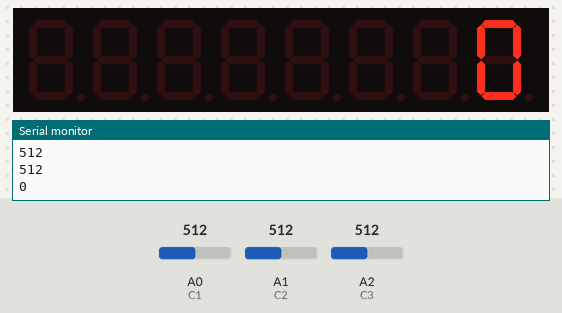
Bench run of a sketch on a simulated Arduino Uno, built with avr-gcc and run on an emulated ATmega328P. Shown: 8-digit seven-segment display, the last lines printed to the serial monitor. The test bench sets the inputs (shaded band); at power-on: A0 (C1) = 512, A1 (C2) = 512, A2 (C3) = 512.

Above: at 1.3 s.
1.4 s: A0 (C1) set to 0
At 1.9 s:
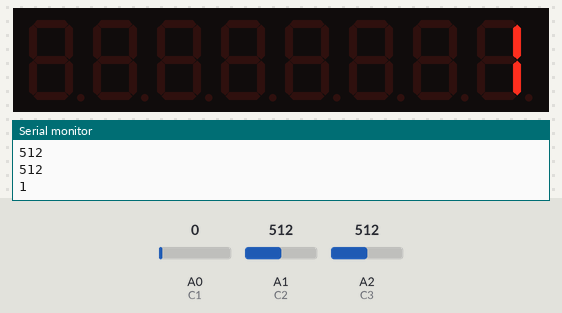
3.0 s: A1 (C2) set to 0
At 4.2 s:
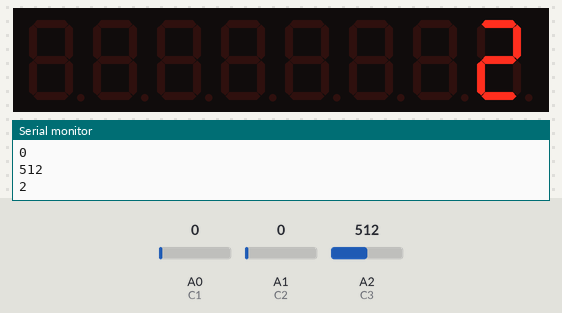
4.5 s: A2 (C3) set to 0
Timing chart, 0 to 7.5 s (numbered marks = the images above; inputs shaded):
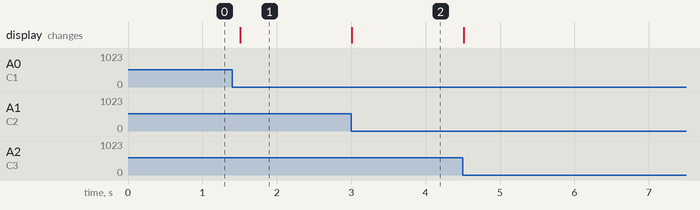

The sketch:

Parking.ino
```cpp
/* Parking : capteur de pression et afficheur 7 segments
Modifié par Laurène Guelorget le 27 Fev 2014
DataIn : pin 12 | CLK : pin 11 | LOAD/CL : pin 10 */

#include <LedControl.h>

//Déclaration et initialisation des variables
#define C1 A0 // Pin analog du capteur 1
#define C2 A1 // Pin analog du capteur 2
#define C3 A2 // Pin analog du capteur 3
#define C4 A3 // Pin analog du capteur 4

LedControl lc=LedControl(12,11,10,1); //DataIn : pin 12, CLK : pin 11, LOAD/CL : pin 10
int i = 3; // nombre de places dans le parking
char t[] = "0000";
int j1 = 0; int j2 = 0; int j3 = 0;

void setup() {
  lc.shutdown(0,false);
  lc.setIntensity(0,8);
  lc.clearDisplay(0);
  Serial.begin(9600); // Initialisation du port série
}

void loop() {
  int sensorValue1 = analogRead(C1);
  int sensorValue2 = analogRead(C2);
  int sensorValue3 = analogRead(C3);
  //int sensorValue4 = analogRead(C4);

  if (sensorValue1 > 5) {
    if (j1 < 1) {
      j1 = 1;
      i--;
      Serial.println("i1");
      Serial.println(i);
      Serial.println();
    }
  }
  else {
    if (j1 > 0) {
      j1 = 0;
      i++;
    }
  }

  if (sensorValue2 > 5) {
    if (j2 < 1) {
      j2 = 1;
      i--;
      Serial.println("i2");
      Serial.println(i);
      Serial.println();
    }
  }
  else {
    if (j2 > 0) {
      j2 = 0;
      i++;
    }
  }

  if (sensorValue3 > 5) {
    if (j3 < 1) {
      j3 = 1;
      i--;
      Serial.println("i3");
      Serial.println(i);
      Serial.println();
    }
  }
  else {
    if (j3 > 0) {
      j3 = 0;
      i++;
    }
  }

  Serial.println(sensorValue1);
  Serial.println();
  Serial.println(sensorValue2);
  Serial.println();
  Serial.println(sensorValue3);
  Serial.println();

  Serial.println(i);
  Serial.println();
  Serial.println();

  lc.setDigit(0,0,i,false);

  // Wait 0,5 sec
  delay(500);
}
```

Measured:
- after the input at 1.4 s, the display: changes after 0.11 s (image 1)
- after the input at 3.0 s, the display: changes at once (image 2)
